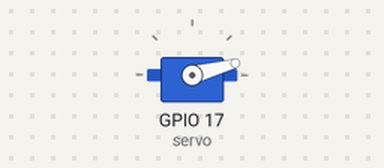
The program below on a simulated Raspberry Pi (BCM pin numbers). Shown: servo. Servo angles are drawn from the pulse width (0.5 ms = 0°, 2.5 ms = 180°).

Above: at 0.05 s.
At 0.2 s:
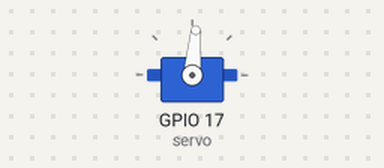
At 0.35 s:
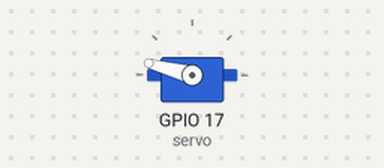
At 0.7 s:
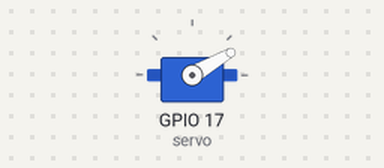
Timing chart, 0 to 3.0 s (numbered marks = the images above):
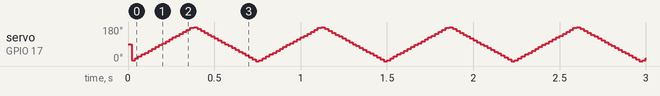

The program:

servoangle.py
```python
from gpiozero import Servo
from time import sleep
servo = Servo(17,min_pulse_width=0.5/1000,max_pulse_width=2.5/1000)

try:
    while True:
        for angle in range(0, 181, 5):
            servo.value = (angle - 90) / 90.0
            sleep(0.01)
        for angle in range(180, -1, -5):
            servo.value = (angle - 90) / 90.0
            sleep(0.01)
except KeyboardInterrupt:
    servo.value = 0
    sleep(0.5)
    servo.detach()
    servo.close()
```
